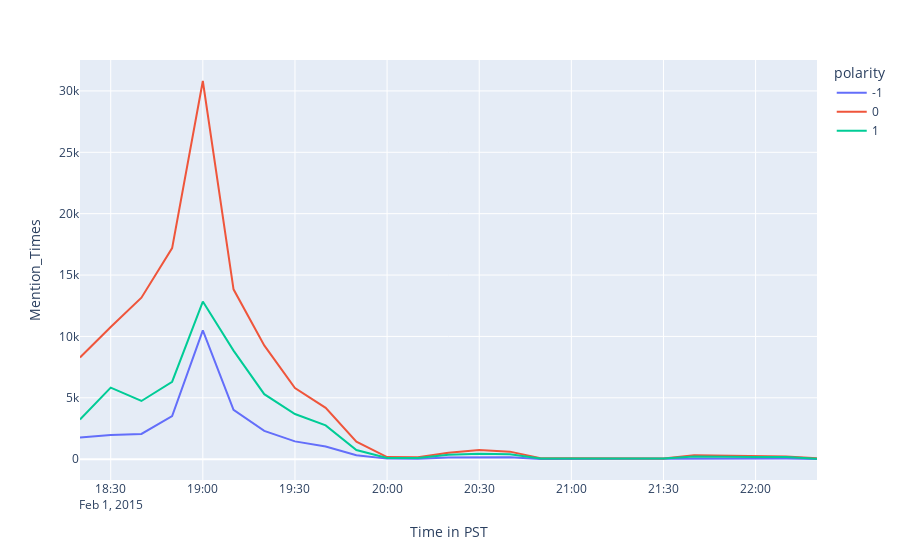

Notebook code cell kept with this figure:
### Code cell
import plotly.express as px
fig = px.line(result, x='Time in PST',                      \
    y='Mention_Times',            \
    color='polarity')
fig.show()

### Figure 1 — Plotly figure (JSON) as saved in the notebook; plotly's stock layout.template omitted (floating-point values rounded to 4 significant figures)
{"data": [{"hovertemplate": "polarity=-1<br>Time in PST=%{x}<br>Mention_Times=%{y}<extra></extra>", "legendgroup": "-1", "line": {"color": "#636efa", "dash": "solid"}, "marker": {"symbol": "circle"}, "mode": "lines", "name": "-1", "orientation": "v", "showlegend": true, "type": "scatter", "x": ["2015-02-01T18:20:00", "2015-02-01T18:30:00", "2015-02-01T18:40:00", "2015-02-01T18:50:00", "2015-02-01T19:00:00", "2015-02-01T19:10:00", "2015-02-01T19:20:00", "2015-02-01T19:30:00", "2015-02-01T19:40:00", "2015-02-01T19:50:00", "2015-02-01T20:00:00", "2015-02-01T20:10:00", "2015-02-01T20:20:00", "2015-02-01T20:30:00", "2015-02-01T20:40:00", "2015-02-01T20:50:00", "2015-02-01T21:00:00", "2015-02-01T21:10:00", "2015-02-01T21:20:00", "2015-02-01T21:30:00", "2015-02-01T21:40:00", "2015-02-01T21:50:00", "2015-02-01T22:00:00", "2015-02-01T22:10:00", "2015-02-01T22:20:00"], "xaxis": "x", "y": [1767, 1962, 2057, 3517, 10497, 4024, 2305, 1451, 1034, 326, 46, 41, 128, 147, 158, 16, 24, 18, 17, 21, 64, 56, 45, 57, 15], "yaxis": "y"}, {"hovertemplate": "polarity=0<br>Time in PST=%{x}<br>Mention_Times=%{y}<extra></extra>", "legendgroup": "0", "line": {"color": "#EF553B", "dash": "solid"}, "marker": {"symbol": "circle"}, "mode": "lines", "name": "0", "orientation": "v", "showlegend": true, "type": "scatter", "x": ["2015-02-01T18:20:00", "2015-02-01T18:30:00", "2015-02-01T18:40:00", "2015-02-01T18:50:00", "2015-02-01T19:00:00", "2015-02-01T19:10:00", "2015-02-01T19:20:00", "2015-02-01T19:30:00", "2015-02-01T19:40:00", "2015-02-01T19:50:00", "2015-02-01T20:00:00", "2015-02-01T20:10:00", "2015-02-01T20:20:00", "2015-02-01T20:30:00", "2015-02-01T20:40:00", "2015-02-01T20:50:00", "2015-02-01T21:00:00", "2015-02-01T21:10:00", "2015-02-01T21:20:00", "2015-02-01T21:30:00", "2015-02-01T21:40:00", "2015-02-01T21:50:00", "2015-02-01T22:00:00", "2015-02-01T22:10:00", "2015-02-01T22:20:00"], "xaxis": "x", "y": [8281, 10765, 13158, 17194, 30808, 13837, 9265, 5793, 4185, 1422, 170, 164, 524, 740, 615, 84, 80, 61, 79, 57, 316, 286, 289, 227, 83], "yaxis": "y"}, {"hovertemplate": "polarity=1<br>Time in PST=%{x}<br>Mention_Times=%{y}<extra></extra>", "legendgroup": "1", "line": {"color": "#00cc96", "dash": "solid"}, "marker": {"symbol": "circle"}, "mode": "lines", "name": "1", "orientation": "v", "showlegend": true, "type": "scatter", "x": ["2015-02-01T18:20:00", "2015-02-01T18:30:00", "2015-02-01T18:40:00", "2015-02-01T18:50:00", "2015-02-01T19:00:00", "2015-02-01T19:10:00", "2015-02-01T19:20:00", "2015-02-01T19:30:00", "2015-02-01T19:40:00", "2015-02-01T19:50:00", "2015-02-01T20:00:00", "2015-02-01T20:10:00", "2015-02-01T20:20:00", "2015-02-01T20:30:00", "2015-02-01T20:40:00", "2015-02-01T20:50:00", "2015-02-01T21:00:00", "2015-02-01T21:10:00", "2015-02-01T21:20:00", "2015-02-01T21:30:00", "2015-02-01T21:40:00", "2015-02-01T21:50:00", "2015-02-01T22:00:00", "2015-02-01T22:10:00", "2015-02-01T22:20:00"], "xaxis": "x", "y": [3236, 5825, 4741, 6310, 12843, 8847, 5295, 3676, 2751, 741, 100, 104, 356, 451, 396, 49, 58, 51, 42, 54, 228, 179, 171, 175, 38], "yaxis": "y"}], "layout": {"legend": {"title": {"text": "polarity"}, "tracegroupgap": 0}, "margin": {"t": 60}, "xaxis": {"anchor": "y", "domain": [0, 1], "title": {"text": "Time in PST"}}, "yaxis": {"anchor": "x", "domain": [0, 1], "title": {"text": "Mention_Times"}}}}
